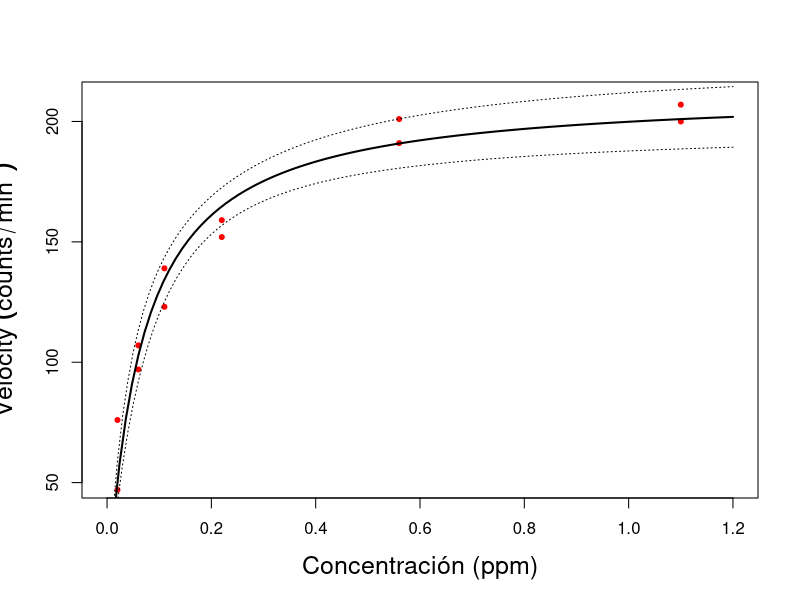
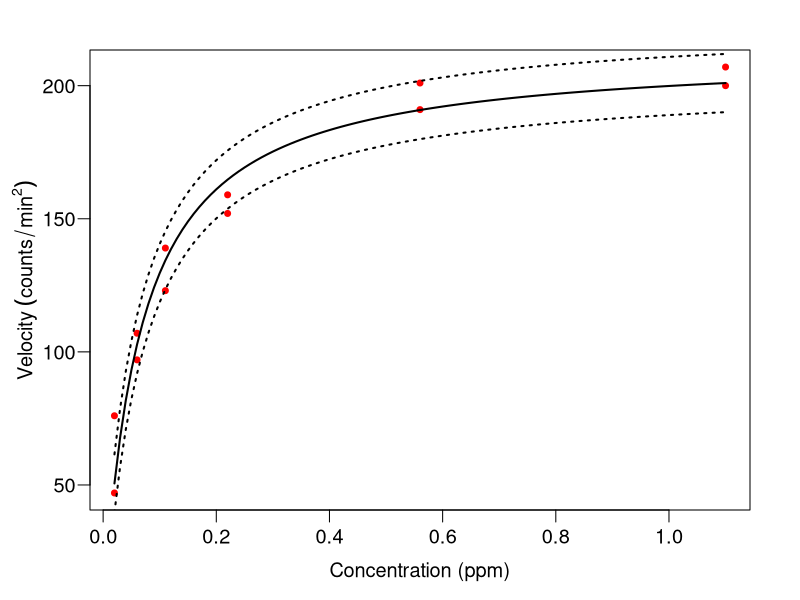

The R script that drew these images, in order:

# lectura de datos.
data = read.csv("Puromycin.csv")

# Estimador de mínimos cuadrados ordinarios no lineales.

nonlinearmod = nls(Velocity ~ beta1*Conc/(beta2 + Conc), data = data, 
                   start = list(beta1=205, beta2=0.08),
                   trace = TRUE)
summary(nonlinearmod)

# Intervalos de confianza para la respuesta media.

# Método delta

fgh2 <- deriv(Velocity ~ beta1*Conc/(beta2 + Conc), c("beta1", "beta2"), 
              function(beta1, beta2, Conc){} ) 

x.new <- seq(0.01, 1.2, by=0.01)
beta2.est <- coef(nonlinearmod)
f.new <- fgh2(beta2.est[1],beta2.est[2], x.new)

g.new <- attr(f.new,"gradient")
V.beta2 <- vcov(nonlinearmod)
GS=rowSums((g.new%*%V.beta2)*g.new)

t <- qt(0.975,10)
deltaf <- sqrt(GS)*t

ci.lines<-function(nonlinearmod){
  
  yv <- f.new
  ci<-deltaf
  uyv<-yv+ci
  lyv<-yv-ci
  lines(x.new,uyv,lty=3)
  lines(x.new,lyv,lty=3)
    }

plot(data$Conc,data$Velocity,pch=20,main="", cex.lab=1.5,
     cex.main=1.5, xlab = "Concentración (ppm)", 
     ylab= expression(Velocity ~ (counts/min^2)), xlim = c(0, 1.2),
     ylim = c(50,210), col = "red")
x <- seq(0,1.2,0.01)
curve(212.7*x/(0.06412+ x), add = TRUE, col = "black", lwd =2)
ci.lines(nonlinearmod)

# Aproximación Bates & Watts (1988, p. 59)

theta1 = 2.127e+02
theta2 = 6.412e-02 
xnew <- seq(min(data$Conc),max(data$Conc),0.01) 
ynew = theta1*xnew/(theta2 + xnew) 
par(mfrow=c(1,1),mai=c(0.9,0.9,0.5,0.5),mgp=c(2.0,0.6,0),cex=1.2)
plot(data$Conc, data$Velocity, pch=20, col = "red", las =1,
     xlab = "Concentration (ppm)",
     ylab = expression(Velocity ~ (counts/min^2)))
lines(xnew,ynew,lwd=2)
lines(xnew,ynew+summary(nonlinearmod)$sigma,lwd=2,lty=3)
lines(xnew,ynew-summary(nonlinearmod)$sigma,lwd=2,lty=3)

# Simulación de Monte Carlo





